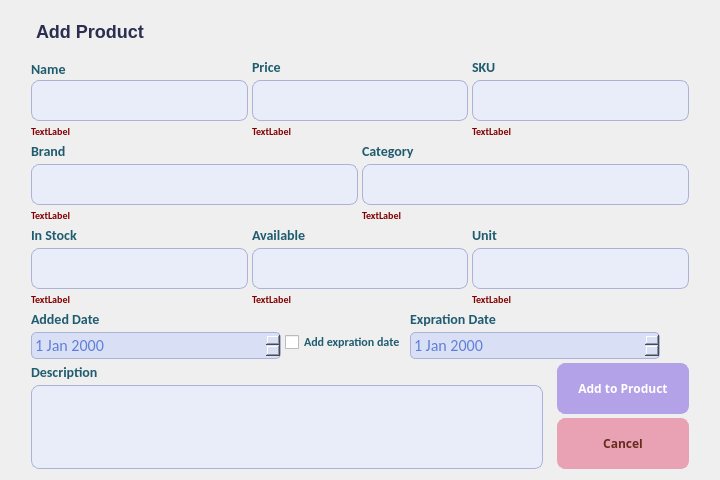
<?xml version="1.0" encoding="UTF-8"?>
<ui version="4.0">
 <class>add_product_window</class>
 <widget class="QDialog" name="add_product_window">
  <property name="geometry">
   <rect>
    <x>0</x>
    <y>0</y>
    <width>720</width>
    <height>480</height>
   </rect>
  </property>
  <property name="minimumSize">
   <size>
    <width>720</width>
    <height>460</height>
   </size>
  </property>
  <property name="maximumSize">
   <size>
    <width>720</width>
    <height>506</height>
   </size>
  </property>
  <property name="windowTitle">
   <string>Dialog</string>
  </property>
  <property name="styleSheet">
   <string notr="true">QDialog #add_product_window {
	background-image : url(:/Images/addProductWindowBackground.png);
}</string>
  </property>
  <layout class="QVBoxLayout" name="verticalLayout_2">
   <item>
    <layout class="QHBoxLayout" name="horizontalLayout">
     <property name="topMargin">
      <number>0</number>
     </property>
     <property name="rightMargin">
      <number>0</number>
     </property>
     <item>
      <widget class="QLabel" name="label">
       <property name="styleSheet">
        <string notr="true">
font-family: 'Fjalla One', sans-serif;
font-size: 18px;
letter-spacing: 0px;
word-spacing: 0px;
color: #2A2F4F;
font-weight: bold;
text-decoration: none;
font-style: normal;
font-variant: normal;
text-transform: none;
padding:10px 20px;</string>
       </property>
       <property name="text">
        <string>Add Product</string>
       </property>
      </widget>
     </item>
    </layout>
   </item>
   <item>
    <layout class="QHBoxLayout" name="horizontalLayout_6">
     <property name="spacing">
      <number>4</number>
     </property>
     <property name="leftMargin">
      <number>20</number>
     </property>
     <property name="rightMargin">
      <number>20</number>
     </property>
     <item>
      <layout class="QVBoxLayout" name="verticalLayout">
       <property name="topMargin">
        <number>0</number>
       </property>
       <item>
        <layout class="QVBoxLayout" name="verticalLayout_16">
         <property name="spacing">
          <number>4</number>
         </property>
         <property name="topMargin">
          <number>0</number>
         </property>
         <item>
          <layout class="QHBoxLayout" name="horizontalLayout_8">
           <property name="rightMargin">
            <number>0</number>
           </property>
           <item>
            <layout class="QVBoxLayout" name="verticalLayout_5">
             <property name="spacing">
              <number>0</number>
             </property>
             <property name="topMargin">
              <number>0</number>
             </property>
             <property name="rightMargin">
              <number>0</number>
             </property>
             <item>
              <widget class="QLabel" name="label_5">
               <property name="styleSheet">
                <string notr="true">font-family: Calibri;
font-size: 14px;
color: #205c6f;
font-weight: bold;
text-transform: none;</string>
               </property>
               <property name="text">
                <string>Name</string>
               </property>
              </widget>
             </item>
             <item>
              <widget class="QLineEdit" name="LE_name">
               <property name="styleSheet">
                <string notr="true">QLineEdit {
	background-color: #e9edfa;
	border-radius:8px;
	border:1px solid #acb1d6;
	display:inline-block;
	cursor:text;
	color : #4b6ed1;
	font-family:Impactl;
	font-size:12px;
	font-weight:bold;
	padding:10px 10px;
}
</string>
               </property>
              </widget>
             </item>
            </layout>
           </item>
           <item>
            <layout class="QVBoxLayout" name="verticalLayout_7">
             <property name="topMargin">
              <number>0</number>
             </property>
             <property name="rightMargin">
              <number>0</number>
             </property>
             <item>
              <widget class="QLabel" name="label_9">
               <property name="styleSheet">
                <string notr="true">font-family: Calibri;
font-size: 14px;
color: #205c6f;
font-weight: bold;
text-transform: none;</string>
               </property>
               <property name="text">
                <string>Price</string>
               </property>
              </widget>
             </item>
             <item>
              <widget class="QLineEdit" name="LE_price">
               <property name="styleSheet">
                <string notr="true">QLineEdit {
	background-color: #e9edfa;
	border-radius:8px;
	border:1px solid #acb1d6;
	display:inline-block;
	cursor:text;
	color : #4b6ed1;
	font-family:Impactl;
	font-size:12px;
	font-weight:bold;
	padding:10px 10px;
}
</string>
               </property>
              </widget>
             </item>
            </layout>
           </item>
           <item>
            <layout class="QVBoxLayout" name="verticalLayout_6">
             <property name="topMargin">
              <number>0</number>
             </property>
             <property name="rightMargin">
              <number>0</number>
             </property>
             <item>
              <widget class="QLabel" name="label_6">
               <property name="styleSheet">
                <string notr="true">font-family: Calibri;
font-size: 14px;
color: #205c6f;
font-weight: bold;
text-transform: none;</string>
               </property>
               <property name="text">
                <string>SKU</string>
               </property>
              </widget>
             </item>
             <item>
              <widget class="QLineEdit" name="LE_SKU">
               <property name="styleSheet">
                <string notr="true">QLineEdit {
	background-color: #e9edfa;
	border-radius:8px;
	border:1px solid #acb1d6;
	display:inline-block;
	cursor:text;
	color : #4b6ed1;
	font-family:Impactl;
	font-size:12px;
	font-weight:bold;
	padding:10px 10px;
}
</string>
               </property>
              </widget>
             </item>
            </layout>
           </item>
          </layout>
         </item>
         <item>
          <layout class="QHBoxLayout" name="horizontalLayout_10">
           <property name="topMargin">
            <number>0</number>
           </property>
           <item>
            <widget class="QLabel" name="LB_nameError">
             <property name="styleSheet">
              <string notr="true">font-family: Calibri;
font-size: 10px;
color: #820000;
font-weight: bold;
text-transform: none;</string>
             </property>
             <property name="text">
              <string>TextLabel</string>
             </property>
            </widget>
           </item>
           <item>
            <widget class="QLabel" name="LB_priceError">
             <property name="styleSheet">
              <string notr="true">font-family: Calibri;
font-size: 10px;
color: #820000;
font-weight: bold;
text-transform: none;</string>
             </property>
             <property name="text">
              <string>TextLabel</string>
             </property>
            </widget>
           </item>
           <item>
            <widget class="QLabel" name="LB_skuError">
             <property name="styleSheet">
              <string notr="true">font-family: Calibri;
font-size: 10px;
color: #820000;
font-weight: bold;
text-transform: none;</string>
             </property>
             <property name="text">
              <string>TextLabel</string>
             </property>
            </widget>
           </item>
          </layout>
         </item>
        </layout>
       </item>
       <item>
        <layout class="QHBoxLayout" name="horizontalLayout_3">
         <item>
          <layout class="QVBoxLayout" name="verticalLayout_8">
           <property name="rightMargin">
            <number>0</number>
           </property>
           <item>
            <widget class="QLabel" name="label_11">
             <property name="styleSheet">
              <string notr="true">font-family: Calibri;
font-size: 14px;
color: #205c6f;
font-weight: bold;
text-transform: none;</string>
             </property>
             <property name="text">
              <string>Brand</string>
             </property>
            </widget>
           </item>
           <item>
            <widget class="QLineEdit" name="LE_brand">
             <property name="styleSheet">
              <string notr="true">QLineEdit {
	background-color: #e9edfa;
	border-radius:8px;
	border:1px solid #acb1d6;
	display:inline-block;
	cursor:text;
	color : #4b6ed1;
	font-family:Impactl;
	font-size:12px;
	font-weight:bold;
	padding:10px 10px;
}
</string>
             </property>
            </widget>
           </item>
           <item>
            <widget class="QLabel" name="LB_brandError">
             <property name="styleSheet">
              <string notr="true">font-family: Calibri;
font-size: 10px;
color: #820000;
font-weight: bold;
text-transform: none;</string>
             </property>
             <property name="text">
              <string>TextLabel</string>
             </property>
            </widget>
           </item>
          </layout>
         </item>
         <item>
          <layout class="QVBoxLayout" name="verticalLayout_9">
           <property name="rightMargin">
            <number>0</number>
           </property>
           <item>
            <widget class="QLabel" name="label_13">
             <property name="styleSheet">
              <string notr="true">font-family: Calibri;
font-size: 14px;
color: #205c6f;
font-weight: bold;
text-transform: none;</string>
             </property>
             <property name="text">
              <string>Category</string>
             </property>
            </widget>
           </item>
           <item>
            <widget class="QLineEdit" name="LE_category">
             <property name="styleSheet">
              <string notr="true">QLineEdit {
	background-color: #e9edfa;
	border-radius:8px;
	border:1px solid #acb1d6;
	display:inline-block;
	cursor:text;
	color : #4b6ed1;
	font-family:Impactl;
	font-size:12px;
	font-weight:bold;
	padding:10px 10px;
}
</string>
             </property>
            </widget>
           </item>
           <item>
            <widget class="QLabel" name="LB_categoryError">
             <property name="styleSheet">
              <string notr="true">font-family: Calibri;
font-size: 10px;
color: #820000;
font-weight: bold;
text-transform: none;</string>
             </property>
             <property name="text">
              <string>TextLabel</string>
             </property>
            </widget>
           </item>
          </layout>
         </item>
        </layout>
       </item>
       <item>
        <layout class="QHBoxLayout" name="horizontalLayout_4">
         <property name="topMargin">
          <number>0</number>
         </property>
         <item>
          <layout class="QVBoxLayout" name="verticalLayout_11">
           <property name="rightMargin">
            <number>0</number>
           </property>
           <item>
            <widget class="QLabel" name="label_16">
             <property name="styleSheet">
              <string notr="true">font-family: Calibri;
font-size: 14px;
color: #205c6f;
font-weight: bold;
text-transform: none;</string>
             </property>
             <property name="text">
              <string>In Stock</string>
             </property>
            </widget>
           </item>
           <item>
            <widget class="QLineEdit" name="LE_stock">
             <property name="styleSheet">
              <string notr="true">QLineEdit {
	background-color: #e9edfa;
	border-radius:8px;
	border:1px solid #acb1d6;
	display:inline-block;
	cursor:text;
	color : #4b6ed1;
	font-family:Impactl;
	font-size:12px;
	font-weight:bold;
	padding:10px 10px;
}
</string>
             </property>
            </widget>
           </item>
           <item>
            <widget class="QLabel" name="LB_stockError">
             <property name="styleSheet">
              <string notr="true">font-family: Calibri;
font-size: 10px;
color: #820000;
font-weight: bold;
text-transform: none;</string>
             </property>
             <property name="text">
              <string>TextLabel</string>
             </property>
            </widget>
           </item>
          </layout>
         </item>
         <item>
          <layout class="QVBoxLayout" name="verticalLayout_10">
           <property name="rightMargin">
            <number>0</number>
           </property>
           <item>
            <widget class="QLabel" name="label_15">
             <property name="styleSheet">
              <string notr="true">font-family: Calibri;
font-size: 14px;
color: #205c6f;
font-weight: bold;
text-transform: none;</string>
             </property>
             <property name="text">
              <string>Available</string>
             </property>
            </widget>
           </item>
           <item>
            <widget class="QLineEdit" name="LE_available">
             <property name="styleSheet">
              <string notr="true">QLineEdit {
	background-color: #e9edfa;
	border-radius:8px;
	border:1px solid #acb1d6;
	display:inline-block;
	cursor:text;
	color : #4b6ed1;
	font-family:Impactl;
	font-size:12px;
	font-weight:bold;
	padding:10px 10px;
}
</string>
             </property>
            </widget>
           </item>
           <item>
            <widget class="QLabel" name="LB_availableError">
             <property name="styleSheet">
              <string notr="true">font-family: Calibri;
font-size: 10px;
color: #820000;
font-weight: bold;
text-transform: none;</string>
             </property>
             <property name="text">
              <string>TextLabel</string>
             </property>
            </widget>
           </item>
          </layout>
         </item>
         <item>
          <layout class="QVBoxLayout" name="verticalLayout_12">
           <property name="rightMargin">
            <number>0</number>
           </property>
           <item>
            <widget class="QLabel" name="label_17">
             <property name="styleSheet">
              <string notr="true">font-family: Calibri;
font-size: 14px;
color: #205c6f;
font-weight: bold;
text-transform: none;</string>
             </property>
             <property name="text">
              <string>Unit</string>
             </property>
            </widget>
           </item>
           <item>
            <widget class="QLineEdit" name="LE_unit">
             <property name="styleSheet">
              <string notr="true">QLineEdit {
	background-color: #e9edfa;
	border-radius:8px;
	border:1px solid #acb1d6;
	display:inline-block;
	cursor:text;
	color : #4b6ed1;
	font-family:Impactl;
	font-size:12px;
	font-weight:bold;
	padding:10px 10px;
}
</string>
             </property>
            </widget>
           </item>
           <item>
            <widget class="QLabel" name="LB_unitError">
             <property name="styleSheet">
              <string notr="true">font-family: Calibri;
font-size: 10px;
color: #820000;
font-weight: bold;
text-transform: none;</string>
             </property>
             <property name="text">
              <string>TextLabel</string>
             </property>
            </widget>
           </item>
          </layout>
         </item>
        </layout>
       </item>
       <item>
        <layout class="QHBoxLayout" name="horizontalLayout_5">
         <property name="spacing">
          <number>4</number>
         </property>
         <item>
          <layout class="QVBoxLayout" name="verticalLayout_4">
           <item>
            <widget class="QLabel" name="label_3">
             <property name="styleSheet">
              <string notr="true">font-family: Calibri;
font-size: 14px;
color: #205c6f;
font-weight: bold;
text-transform: none;</string>
             </property>
             <property name="text">
              <string>Added Date</string>
             </property>
            </widget>
           </item>
           <item>
            <widget class="QDateEdit" name="DE_addedDate">
             <property name="minimumSize">
              <size>
               <width>250</width>
               <height>0</height>
              </size>
             </property>
             <property name="maximumSize">
              <size>
               <width>250</width>
               <height>16777215</height>
              </size>
             </property>
             <property name="styleSheet">
              <string notr="true">QDateEdit {
    background-color: #d9e0f5; 
    border: 1px solid #acb1d6; 
	border-radius :5px;
    padding: 1px; 
	font-family: Calibri;
	font-size: 16px;
	color: #607fd6;
	font-weight: normal;
}
</string>
             </property>
            </widget>
           </item>
          </layout>
         </item>
         <item>
          <layout class="QHBoxLayout" name="horizontalLayout_11">
           <property name="topMargin">
            <number>0</number>
           </property>
           <item>
            <layout class="QVBoxLayout" name="verticalLayout_15">
             <item>
              <spacer name="verticalSpacer_3">
               <property name="orientation">
                <enum>Qt::Vertical</enum>
               </property>
               <property name="sizeType">
                <enum>QSizePolicy::Maximum</enum>
               </property>
               <property name="sizeHint" stdset="0">
                <size>
                 <width>20</width>
                 <height>15</height>
                </size>
               </property>
              </spacer>
             </item>
             <item>
              <widget class="QCheckBox" name="CB_expCheckBox">
               <property name="styleSheet">
                <string notr="true">font-family: Calibri;
font-size: 12px;
color: #205c6f;
font-weight: bold;
text-transform: none;</string>
               </property>
               <property name="text">
                <string>Add expration date</string>
               </property>
              </widget>
             </item>
            </layout>
           </item>
           <item>
            <layout class="QVBoxLayout" name="VL_expDate">
             <property name="topMargin">
              <number>0</number>
             </property>
             <item>
              <widget class="QLabel" name="LB_expDate">
               <property name="styleSheet">
                <string notr="true">font-family: Calibri;
font-size: 14px;
color: #205c6f;
font-weight: bold;
text-transform: none;</string>
               </property>
               <property name="text">
                <string>Expration Date</string>
               </property>
              </widget>
             </item>
             <item>
              <widget class="QDateEdit" name="DE_exDate">
               <property name="minimumSize">
                <size>
                 <width>250</width>
                 <height>0</height>
                </size>
               </property>
               <property name="maximumSize">
                <size>
                 <width>250</width>
                 <height>16777215</height>
                </size>
               </property>
               <property name="styleSheet">
                <string notr="true">QDateEdit {
    background-color: #d9e0f5;
    border: 1px solid #acb1d6; 
	border-radius :5px;
    padding: 1px;
	font-family: Calibri;
	font-size: 16px;
	color: #607fd6;
	font-weight: normal;
}
</string>
               </property>
              </widget>
             </item>
            </layout>
           </item>
          </layout>
         </item>
         <item>
          <spacer name="horizontalSpacer">
           <property name="orientation">
            <enum>Qt::Horizontal</enum>
           </property>
           <property name="sizeHint" stdset="0">
            <size>
             <width>40</width>
             <height>20</height>
            </size>
           </property>
          </spacer>
         </item>
        </layout>
       </item>
       <item>
        <layout class="QHBoxLayout" name="horizontalLayout_7">
         <property name="topMargin">
          <number>0</number>
         </property>
         <item>
          <layout class="QVBoxLayout" name="verticalLayout_3">
           <property name="topMargin">
            <number>0</number>
           </property>
           <item>
            <widget class="QLabel" name="label_2">
             <property name="styleSheet">
              <string notr="true">font-family: Calibri;
font-size: 14px;
color: #205c6f;
font-weight: bold;
text-transform: none;</string>
             </property>
             <property name="text">
              <string>Description</string>
             </property>
            </widget>
           </item>
           <item>
            <widget class="QTextEdit" name="TE_description">
             <property name="styleSheet">
              <string notr="true">QTextEdit {
	background-color: #e9edfa;
	border-radius:8px;
	border:1px solid #acb1d6;
	display:inline-block;
	cursor:text;
	color : #4b6ed1;
	font-family:Impactl;
	font-size:10px;
	font-weight:bold;
	padding:10px 10px;
}


</string>
             </property>
            </widget>
           </item>
          </layout>
         </item>
         <item>
          <layout class="QVBoxLayout" name="verticalLayout_14">
           <property name="spacing">
            <number>4</number>
           </property>
           <property name="leftMargin">
            <number>10</number>
           </property>
           <property name="rightMargin">
            <number>0</number>
           </property>
           <item>
            <widget class="QPushButton" name="PB_addProduct">
             <property name="cursor">
              <cursorShape>PointingHandCursor</cursorShape>
             </property>
             <property name="styleSheet">
              <string notr="true">QPushButton {
    background-color: #b3a2e8;
    border: 1px solid #b3a2e8;
    border-radius: 8px;
    padding: 20px 20px;
	color: #ffffff;
	font-family : Cabin;
	font-weight : bold;
	font-size : 12px;

	
}

QPushButton::hover {
	background-color : #c4b6ed;
	border: 1px solid  #b3a2e8;

}</string>
             </property>
             <property name="text">
              <string>Add to Product</string>
             </property>
            </widget>
           </item>
           <item>
            <widget class="QPushButton" name="PB_cancel">
             <property name="cursor">
              <cursorShape>PointingHandCursor</cursorShape>
             </property>
             <property name="styleSheet">
              <string notr="true">QPushButton {
    background-color: #e8a2b4;
    border: 1px solid #e8a2b4;
    border-radius: 8px;
    padding: 20px 20px;
	color: #672d1b;
	font-family : Cabin;
	font-weight : bold;
	font-size : 12px;

	
}

QPushButton::hover {
	background-color : #edb6c4;
    border: 1px solid #e8a2b4;

}</string>
             </property>
             <property name="text">
              <string>Cancel</string>
             </property>
            </widget>
           </item>
          </layout>
         </item>
        </layout>
       </item>
      </layout>
     </item>
    </layout>
   </item>
  </layout>
 </widget>
 <resources/>
 <connections/>
</ui>
